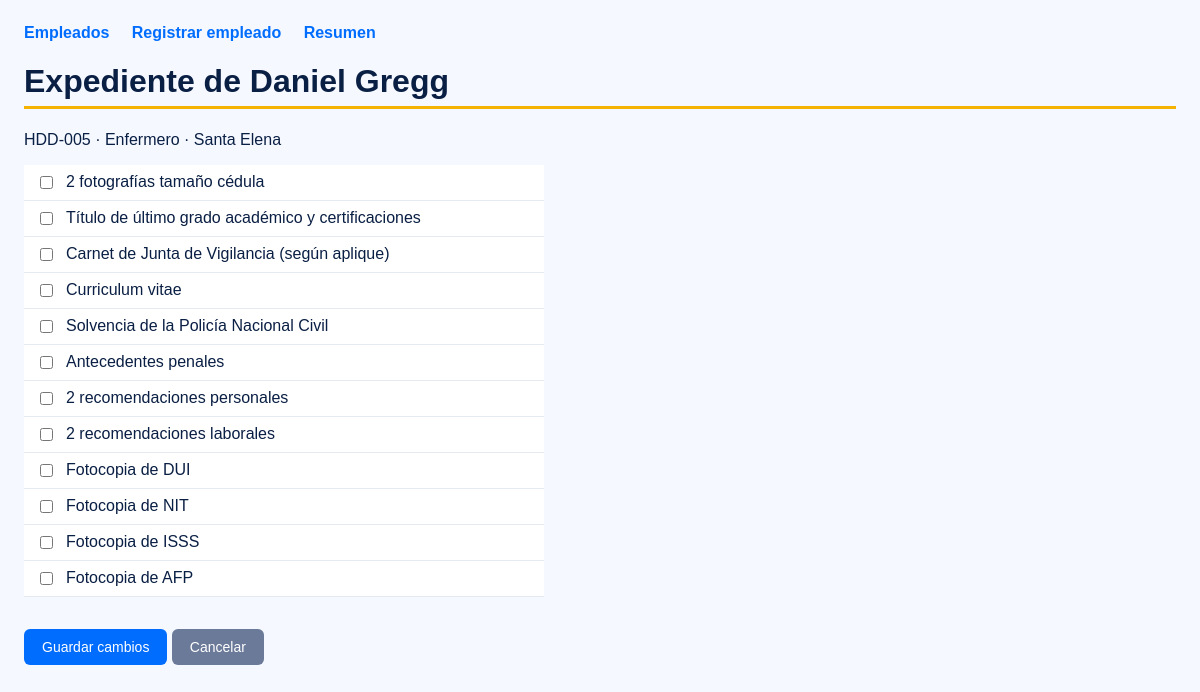
Page /empleados/editar/5 on the committed database.
### tables this page shows
CREATE TABLE empleados (
    id INTEGER PRIMARY KEY AUTOINCREMENT,
    codigo TEXT NOT NULL UNIQUE,
    nombre TEXT NOT NULL,
    puesto TEXT NOT NULL,
    area TEXT NOT NULL,
    sucursal TEXT NOT NULL,
    fecha_ingreso TEXT NOT NULL
);

CREATE TABLE expediente (
    empleado_id INTEGER NOT NULL,
    documento_id INTEGER NOT NULL,
    entregado INTEGER NOT NULL DEFAULT 0,
    PRIMARY KEY (empleado_id, documento_id),
    FOREIGN KEY (empleado_id) REFERENCES empleados(id) ON DELETE CASCADE,
    FOREIGN KEY (documento_id) REFERENCES documentos(id)
);

CREATE TABLE documentos (
    id INTEGER PRIMARY KEY AUTOINCREMENT,
    nombre TEXT NOT NULL
);

### app.py (the view, shortened to what this page needs)
@app.route("/empleados/editar/<int:emp_id>", methods=["GET", "POST"])
def editar(emp_id):
    conexion = conectar()
    empleado = conexion.execute("SELECT * FROM empleados WHERE id = ?", (emp_id,)).fetchone()
    if empleado is None:
        conexion.close()
        abort(404)
    docs = conexion.execute("""
        SELECT d.id, d.nombre, x.entregado
        FROM expediente x JOIN documentos d ON d.id = x.documento_id
        WHERE x.empleado_id = ? ORDER BY d.id
    """, (emp_id,)).fetchall()
    error = ""
    conexion.close()
    return render_template("expediente.html", empleado=empleado, docs=docs, error=error)

### app.py (called while the page is built)
def conectar():
    conexion = sqlite3.connect("hospital.db")
    conexion.row_factory = sqlite3.Row
    conexion.execute("PRAGMA foreign_keys = ON")
    return conexion

### templates/expediente.html (shortened to what this page needs)
{% extends "base.html" %}
{% block contenido %}
<h1>Expediente de {{ empleado.nombre }}</h1>
<p>{{ empleado.codigo }} · {{ empleado.puesto }} · {{ empleado.sucursal }}</p>
<form method="POST" action="/empleados/editar/{{ empleado.id }}">
  <ul class="checklist">
    {% for d in docs %}
    <li>
      <input type="checkbox" id="doc{{ d.id }}" name="doc" value="{{ d.id }}" {% if d.entregado %}checked{% endif %}>
      <label for="doc{{ d.id }}">{{ d.nombre }}</label>
    </li>
    {% endfor %}
  </ul>
  <button type="submit">Guardar cambios</button>
  <a class="boton secundario" href="/empleados">Cancelar</a>
</form>
{% endblock %}

### static/style.css (style rules this page uses)
body { font-family: Arial, sans-serif; background: #f5f8ff; color: #0a1f44; margin: 0; padding: 24px; }
h1 { border-bottom: 3px solid #f5b301; padding-bottom: 6px; }
label { display: block; margin-top: 12px; }
button, .boton { display: inline-block; margin-top: 16px; padding: 10px 18px; background: #006dff; color: #ffffff; border: 0; border-radius: 6px; cursor: pointer; text-decoration: none; font-size: 14px; }
.secundario { background: #6b7a99; }
.checklist { list-style: none; padding: 0; max-width: 520px; background: #ffffff; }
.checklist li { padding: 8px 12px; border-bottom: 1px solid #e5e9f2; display: flex; align-items: center; }
.checklist label { display: inline; margin: 0 0 0 10px; cursor: pointer; }

### rows in the picture
empleados: nombre "Daniel Gregg", codigo "HDD-005", puesto "Enfermero", sucursal "Santa Elena"
expediente: nombre "2 fotografías tamaño cédula"
expediente: nombre "Título de último grado académico y certificaciones"
expediente: nombre "Carnet de Junta de Vigilancia (según aplique)"
expediente: nombre "Curriculum vitae"
expediente: nombre "Solvencia de la Policía Nacional Civil"
expediente: nombre "Antecedentes penales"
expediente: nombre "2 recomendaciones personales"
expediente: nombre "2 recomendaciones laborales"
expediente: nombre "Fotocopia de DUI"
expediente: nombre "Fotocopia de NIT"
expediente: nombre "Fotocopia de ISSS"
expediente: nombre "Fotocopia de AFP"
